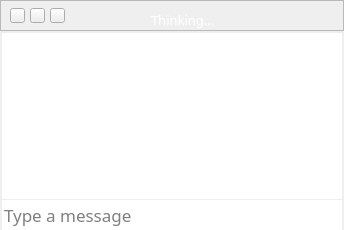
<?xml version="1.0" encoding="UTF-8"?>
<ui version="4.0">
 <class>MainWindow</class>
 <widget class="QMainWindow" name="MainWindow">
  <property name="geometry">
   <rect>
    <x>0</x>
    <y>0</y>
    <width>344</width>
    <height>230</height>
   </rect>
  </property>
  <property name="sizePolicy">
   <sizepolicy hsizetype="Preferred" vsizetype="Preferred">
    <horstretch>0</horstretch>
    <verstretch>0</verstretch>
   </sizepolicy>
  </property>
  <property name="font">
   <font>
    <family>Helvetica Neue</family>
    <pointsize>10</pointsize>
   </font>
  </property>
  <property name="windowTitle">
   <string>MainWindow</string>
  </property>
  <property name="windowIcon">
   <iconset resource="images.qrc">
    <normaloff>:/images/terminal-icon.png</normaloff>:/images/terminal-icon.png</iconset>
  </property>
  <property name="styleSheet">
   <string notr="true"/>
  </property>
  <widget class="QWidget" name="centralWidget">
   <layout class="QVBoxLayout" name="verticalLayout_2">
    <property name="spacing">
     <number>0</number>
    </property>
    <property name="sizeConstraint">
     <enum>QLayout::SetDefaultConstraint</enum>
    </property>
    <property name="leftMargin">
     <number>0</number>
    </property>
    <property name="topMargin">
     <number>0</number>
    </property>
    <property name="rightMargin">
     <number>0</number>
    </property>
    <property name="bottomMargin">
     <number>0</number>
    </property>
    <item>
     <widget class="QFrame" name="frame_2">
      <property name="frameShape">
       <enum>QFrame::NoFrame</enum>
      </property>
      <property name="frameShadow">
       <enum>QFrame::Raised</enum>
      </property>
      <property name="lineWidth">
       <number>0</number>
      </property>
      <layout class="QVBoxLayout" name="verticalLayout">
       <property name="spacing">
        <number>0</number>
       </property>
       <property name="leftMargin">
        <number>0</number>
       </property>
       <property name="topMargin">
        <number>0</number>
       </property>
       <property name="rightMargin">
        <number>0</number>
       </property>
       <property name="bottomMargin">
        <number>0</number>
       </property>
       <item>
        <widget class="QFrame" name="frame_3">
         <property name="frameShape">
          <enum>QFrame::StyledPanel</enum>
         </property>
         <property name="frameShadow">
          <enum>QFrame::Raised</enum>
         </property>
         <property name="lineWidth">
          <number>0</number>
         </property>
         <layout class="QHBoxLayout" name="horizontalLayout_3">
          <property name="spacing">
           <number>0</number>
          </property>
          <property name="leftMargin">
           <number>0</number>
          </property>
          <property name="topMargin">
           <number>0</number>
          </property>
          <property name="rightMargin">
           <number>0</number>
          </property>
          <property name="bottomMargin">
           <number>0</number>
          </property>
          <item>
           <layout class="QHBoxLayout" name="horizontalLayout">
            <property name="spacing">
             <number>0</number>
            </property>
            <item>
             <spacer name="horizontalSpacer_4">
              <property name="orientation">
               <enum>Qt::Horizontal</enum>
              </property>
              <property name="sizeType">
               <enum>QSizePolicy::Minimum</enum>
              </property>
              <property name="sizeHint" stdset="0">
               <size>
                <width>9</width>
                <height>20</height>
               </size>
              </property>
             </spacer>
            </item>
            <item>
             <widget class="QPushButton" name="redCloseButton">
              <property name="minimumSize">
               <size>
                <width>15</width>
                <height>15</height>
               </size>
              </property>
              <property name="maximumSize">
               <size>
                <width>15</width>
                <height>15</height>
               </size>
              </property>
              <property name="text">
               <string/>
              </property>
              <property name="icon">
               <iconset resource="images.qrc">
                <normaloff>:/images/red.png</normaloff>:/images/red.png</iconset>
              </property>
              <property name="iconSize">
               <size>
                <width>66</width>
                <height>20</height>
               </size>
              </property>
             </widget>
            </item>
            <item>
             <spacer name="horizontalSpacer">
              <property name="orientation">
               <enum>Qt::Horizontal</enum>
              </property>
              <property name="sizeType">
               <enum>QSizePolicy::Minimum</enum>
              </property>
              <property name="sizeHint" stdset="0">
               <size>
                <width>5</width>
                <height>20</height>
               </size>
              </property>
             </spacer>
            </item>
            <item>
             <widget class="QPushButton" name="yellowMinimizeButton">
              <property name="minimumSize">
               <size>
                <width>15</width>
                <height>15</height>
               </size>
              </property>
              <property name="maximumSize">
               <size>
                <width>15</width>
                <height>15</height>
               </size>
              </property>
              <property name="text">
               <string/>
              </property>
              <property name="icon">
               <iconset resource="images.qrc">
                <normaloff>:/images/yellow.png</normaloff>:/images/yellow.png</iconset>
              </property>
              <property name="iconSize">
               <size>
                <width>66</width>
                <height>20</height>
               </size>
              </property>
             </widget>
            </item>
            <item>
             <spacer name="horizontalSpacer_2">
              <property name="orientation">
               <enum>Qt::Horizontal</enum>
              </property>
              <property name="sizeType">
               <enum>QSizePolicy::Minimum</enum>
              </property>
              <property name="sizeHint" stdset="0">
               <size>
                <width>5</width>
                <height>20</height>
               </size>
              </property>
             </spacer>
            </item>
            <item>
             <widget class="QPushButton" name="greenMaximizeButton">
              <property name="minimumSize">
               <size>
                <width>15</width>
                <height>15</height>
               </size>
              </property>
              <property name="maximumSize">
               <size>
                <width>15</width>
                <height>15</height>
               </size>
              </property>
              <property name="text">
               <string/>
              </property>
              <property name="icon">
               <iconset resource="images.qrc">
                <normaloff>:/images/green.png</normaloff>:/images/green.png</iconset>
              </property>
              <property name="iconSize">
               <size>
                <width>66</width>
                <height>20</height>
               </size>
              </property>
             </widget>
            </item>
            <item>
             <layout class="QVBoxLayout" name="verticalLayout_4">
              <property name="spacing">
               <number>0</number>
              </property>
              <item>
               <spacer name="verticalSpacer_3">
                <property name="orientation">
                 <enum>Qt::Vertical</enum>
                </property>
                <property name="sizeType">
                 <enum>QSizePolicy::Minimum</enum>
                </property>
                <property name="sizeHint" stdset="0">
                 <size>
                  <width>20</width>
                  <height>9</height>
                 </size>
                </property>
               </spacer>
              </item>
              <item>
               <layout class="QHBoxLayout" name="horizontalLayout_2">
                <property name="spacing">
                 <number>0</number>
                </property>
                <item>
                 <spacer name="horizontalSpacer_3">
                  <property name="orientation">
                   <enum>Qt::Horizontal</enum>
                  </property>
                  <property name="sizeType">
                   <enum>QSizePolicy::Expanding</enum>
                  </property>
                  <property name="sizeHint" stdset="0">
                   <size>
                    <width>40</width>
                    <height>0</height>
                   </size>
                  </property>
                 </spacer>
                </item>
                <item>
                 <spacer name="horizontalSpacer_7">
                  <property name="orientation">
                   <enum>Qt::Horizontal</enum>
                  </property>
                  <property name="sizeHint" stdset="0">
                   <size>
                    <width>40</width>
                    <height>20</height>
                   </size>
                  </property>
                 </spacer>
                </item>
                <item>
                 <widget class="QLabel" name="label">
                  <property name="font">
                   <font>
                    <family>Menlo</family>
                    <pointsize>13</pointsize>
                   </font>
                  </property>
                  <property name="text">
                   <string>&lt;!DOCTYPE HTML PUBLIC &quot;-//W3C//DTD HTML 4.0//EN&quot; &quot;http://www.w3.org/TR/REC-html40/strict.dtd&quot;&gt;
&lt;html&gt;&lt;head&gt;&lt;meta name=&quot;qrichtext&quot; content=&quot;1&quot; /&gt;&lt;style type=&quot;text/css&quot;&gt;
p, li { white-space: pre-wrap; }
&lt;/style&gt;&lt;/head&gt;&lt;body style=&quot; font-family:'Monospace'; font-size:10pt; font-weight:400; font-style:normal;&quot;&gt;
&lt;p style=&quot; margin-top:12px; margin-bottom:12px; margin-left:0px; margin-right:0px; -qt-block-indent:0; text-indent:0px;&quot;&gt;&lt;span style=&quot; color:#ffffff;&quot;&gt;Thinking...&lt;/span&gt;&lt;/p&gt;&lt;/body&gt;&lt;/html&gt;</string>
                  </property>
                 </widget>
                </item>
                <item>
                 <spacer name="horizontalSpacer_8">
                  <property name="orientation">
                   <enum>Qt::Horizontal</enum>
                  </property>
                  <property name="sizeHint" stdset="0">
                   <size>
                    <width>40</width>
                    <height>20</height>
                   </size>
                  </property>
                 </spacer>
                </item>
                <item>
                 <spacer name="horizontalSpacer_6">
                  <property name="orientation">
                   <enum>Qt::Horizontal</enum>
                  </property>
                  <property name="sizeHint" stdset="0">
                   <size>
                    <width>40</width>
                    <height>20</height>
                   </size>
                  </property>
                 </spacer>
                </item>
                <item>
                 <spacer name="horizontalSpacer_5">
                  <property name="orientation">
                   <enum>Qt::Horizontal</enum>
                  </property>
                  <property name="sizeHint" stdset="0">
                   <size>
                    <width>40</width>
                    <height>0</height>
                   </size>
                  </property>
                 </spacer>
                </item>
               </layout>
              </item>
             </layout>
            </item>
           </layout>
          </item>
         </layout>
        </widget>
       </item>
       <item>
        <layout class="QHBoxLayout" name="horizontalLayout_6" stretch="0,0,0">
         <property name="spacing">
          <number>0</number>
         </property>
         <property name="leftMargin">
          <number>0</number>
         </property>
         <property name="rightMargin">
          <number>0</number>
         </property>
         <item>
          <spacer name="horizontalSpacer_9">
           <property name="orientation">
            <enum>Qt::Horizontal</enum>
           </property>
           <property name="sizeHint" stdset="0">
            <size>
             <width>40</width>
             <height>20</height>
            </size>
           </property>
          </spacer>
         </item>
         <item>
          <layout class="QVBoxLayout" name="verticalLayout_5">
           <property name="spacing">
            <number>0</number>
           </property>
           <property name="bottomMargin">
            <number>0</number>
           </property>
           <item>
            <spacer name="verticalSpacer_2">
             <property name="orientation">
              <enum>Qt::Vertical</enum>
             </property>
             <property name="sizeType">
              <enum>QSizePolicy::Minimum</enum>
             </property>
             <property name="sizeHint" stdset="0">
              <size>
               <width>20</width>
               <height>2</height>
              </size>
             </property>
            </spacer>
           </item>
           <item>
            <widget class="QTextEdit" name="textEdit">
             <property name="sizePolicy">
              <sizepolicy hsizetype="Expanding" vsizetype="Expanding">
               <horstretch>0</horstretch>
               <verstretch>0</verstretch>
              </sizepolicy>
             </property>
             <property name="minimumSize">
              <size>
               <width>340</width>
               <height>0</height>
              </size>
             </property>
             <property name="maximumSize">
              <size>
               <width>500</width>
               <height>700</height>
              </size>
             </property>
             <property name="font">
              <font>
               <family>Menlo</family>
               <pointsize>13</pointsize>
              </font>
             </property>
             <property name="frameShape">
              <enum>QFrame::NoFrame</enum>
             </property>
             <property name="frameShadow">
              <enum>QFrame::Plain</enum>
             </property>
             <property name="lineWidth">
              <number>0</number>
             </property>
             <property name="cursorWidth">
              <number>2</number>
             </property>
            </widget>
           </item>
           <item>
            <widget class="QFrame" name="frame">
             <property name="minimumSize">
              <size>
               <width>340</width>
               <height>1</height>
              </size>
             </property>
             <property name="maximumSize">
              <size>
               <width>500</width>
               <height>1</height>
              </size>
             </property>
             <property name="frameShape">
              <enum>QFrame::NoFrame</enum>
             </property>
             <property name="frameShadow">
              <enum>QFrame::Raised</enum>
             </property>
            </widget>
           </item>
           <item>
            <widget class="QLineEdit" name="lineEdit">
             <property name="minimumSize">
              <size>
               <width>340</width>
               <height>30</height>
              </size>
             </property>
             <property name="maximumSize">
              <size>
               <width>500</width>
               <height>60</height>
              </size>
             </property>
             <property name="font">
              <font>
               <family>Menlo</family>
               <pointsize>13</pointsize>
              </font>
             </property>
             <property name="focusPolicy">
              <enum>Qt::StrongFocus</enum>
             </property>
             <property name="frame">
              <bool>false</bool>
             </property>
             <property name="placeholderText">
              <string>Type a message</string>
             </property>
            </widget>
           </item>
           <item>
            <spacer name="verticalSpacer">
             <property name="orientation">
              <enum>Qt::Vertical</enum>
             </property>
             <property name="sizeType">
              <enum>QSizePolicy::Ignored</enum>
             </property>
             <property name="sizeHint" stdset="0">
              <size>
               <width>20</width>
               <height>0</height>
              </size>
             </property>
            </spacer>
           </item>
          </layout>
         </item>
         <item>
          <spacer name="horizontalSpacer_10">
           <property name="orientation">
            <enum>Qt::Horizontal</enum>
           </property>
           <property name="sizeHint" stdset="0">
            <size>
             <width>40</width>
             <height>20</height>
            </size>
           </property>
          </spacer>
         </item>
        </layout>
       </item>
      </layout>
     </widget>
    </item>
   </layout>
  </widget>
 </widget>
 <layoutdefault spacing="6" margin="11"/>
 <resources>
  <include location="images.qrc"/>
 </resources>
 <connections/>
</ui>
